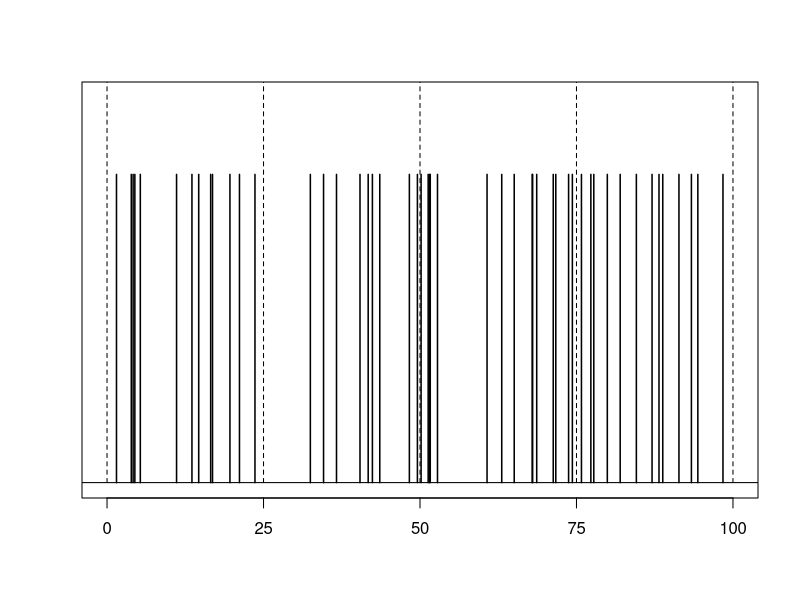
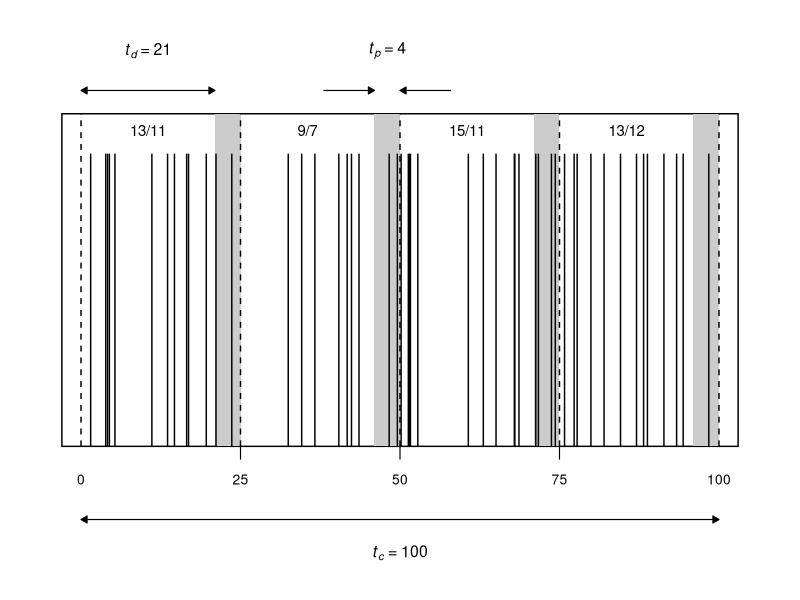

Recreate these plots in R, in order.
# Timing Figure.R
#   Generates the temporal ion distribution in Figure 1.
#   User functions called: none
# Author: Fred Lytle, Randall Julian
# Last edit: 5/19/2026

rm(list=ls())

set.seed(1)
dt <- rexp(50,0.5)
t <- cumsum(dt)

# -- base R version (partial figure, no annotations) ---------------------

# set plot window to w = 5", h = 2.5"
par(yaxt='n')
# par(xaxt='n')
plot(t,rep(2.4,length(t)),type='h',xlim=c(0,100),ylim=c(0,3),
     ylab='',xlab='',xaxp=c(0,100,4),lwd=1.5)
lines(x=c(0,25,50,75,100),y=rep(3.5,5),type='h',lty=2,lwd=1)
abline(h=0,lwd=1)

# -- ggplot version (complete figure with all annotations) ---------------

library(ggplot2)

td <- 21
tp <- 4
tc <- 100
n_seg <- as.integer(tc / (td + tp))
seg_starts <- (0:(n_seg - 1)) * (td + tp)

t_events <- t[t <= tc]
ion_df <- data.frame(x = t_events)

count_labels <- sapply(seg_starts, function(s) {
  in_seg   <- sum(t_events >= s & t_events < s + td + tp)
  in_dwell <- sum(t_events >= s & t_events < s + td)
  paste0(in_seg, "/", in_dwell)
})

pause_df <- data.frame(
  xmin = seg_starts + td,
  xmax = seg_starts + td + tp,
  ymin = 0, ymax = 1
)

bounds <- seq(0, tc, by = td + tp)

box_pad <- 3
y_arrow <- 1.07
y_label <- 1.19

tp_left  <- seg_starts[2] + td
tp_right <- seg_starts[3]
tp_mid   <- (tp_left + tp_right) / 2

fig1 <- ggplot() +
  annotate("rect", xmin = -box_pad, xmax = tc + box_pad,
           ymin = 0, ymax = 1,
           fill = NA, color = "black", linewidth = 0.5) +
  geom_rect(data = pause_df,
            aes(xmin = xmin, xmax = xmax, ymin = ymin, ymax = ymax),
            fill = "grey80") +
  geom_segment(data = ion_df,
               aes(x = x, xend = x, y = 0, yend = 0.88),
               linewidth = 0.5) +
  annotate("segment", x = bounds, xend = bounds,
           y = 0, yend = 1,
           linetype = "dashed", linewidth = 0.5) +
  annotate("text", x = seg_starts + td / 2, y = 0.95,
           label = count_labels, size = 3.8) +
  # t_d: label above, double-headed arrow below
  annotate("text", x = td / 2, y = y_label,
           label = expression(italic(t)[italic(d)] ~ "=" ~ 21),
           size = 4) +
  annotate("segment", x = 0, xend = td, y = y_arrow, yend = y_arrow,
           arrow = arrow(ends = "both", length = unit(0.07, "inches"),
                         type = "closed"),
           linewidth = 0.4) +
  # t_p: label above, two inward-pointing arrows below
  annotate("text", x = tp_mid, y = y_label,
           label = expression(italic(t)[italic(p)] ~ "=" ~ 4),
           size = 4) +
  annotate("segment", x = tp_left - 8, xend = tp_left,
           y = y_arrow, yend = y_arrow,
           arrow = arrow(ends = "last", length = unit(0.07, "inches"),
                         type = "closed"),
           linewidth = 0.4) +
  annotate("segment", x = tp_right + 8, xend = tp_right,
           y = y_arrow, yend = y_arrow,
           arrow = arrow(ends = "last", length = unit(0.07, "inches"),
                         type = "closed"),
           linewidth = 0.4) +
  # x-axis
  annotate("segment", x = seq(25, 75, 25), xend = seq(25, 75, 25),
           y = 0, yend = -0.04, linewidth = 0.4) +
  annotate("text", x = seq(0, tc, 25), y = -0.10,
           label = seq(0, tc, 25), size = 3.5) +
  # t_c: arrow above, label below
  annotate("segment", x = 0, xend = tc, y = -0.22, yend = -0.22,
           arrow = arrow(ends = "both", length = unit(0.07, "inches"),
                         type = "closed"),
           linewidth = 0.4) +
  annotate("text", x = tc / 2, y = -0.32,
           label = expression(italic(t)[italic(c)] ~ "=" ~ 100),
           size = 4) +
  coord_cartesian(xlim = c(-7, 107), ylim = c(-0.38, 1.26), clip = "off") +
  theme_void()

print(fig1)

# publication PDF
if (FALSE) {
  fig_dir <- file.path("manuscript", "figures")
  pdf(file.path(fig_dir, "figure_01.pdf"), width = 5, height = 2.5)
  print(fig1)
  dev.off()
}
